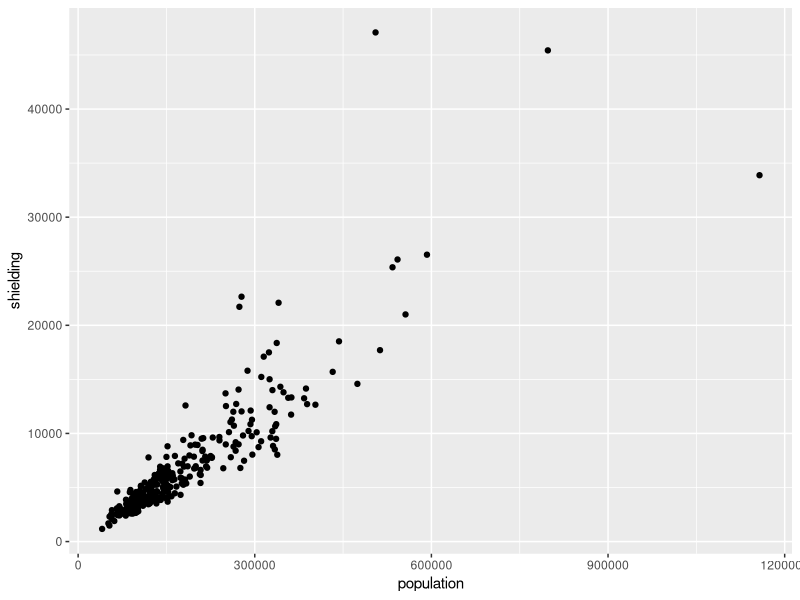
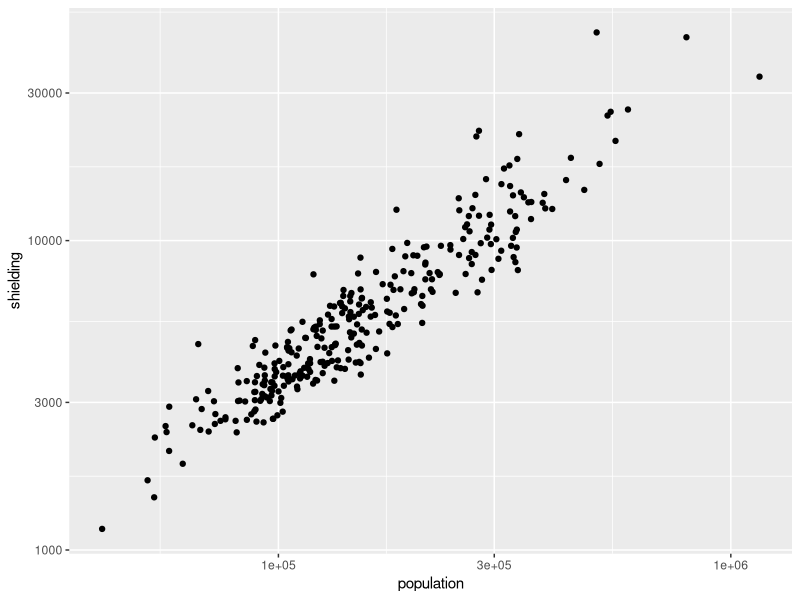
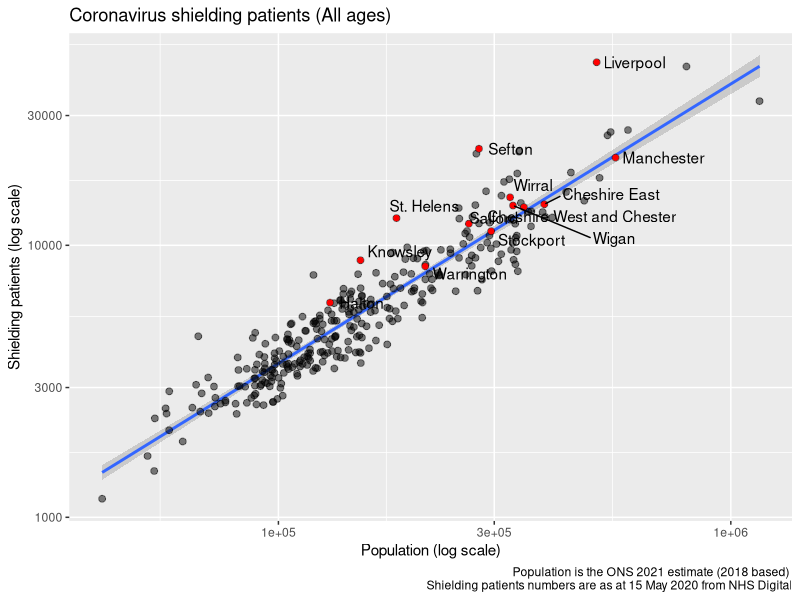
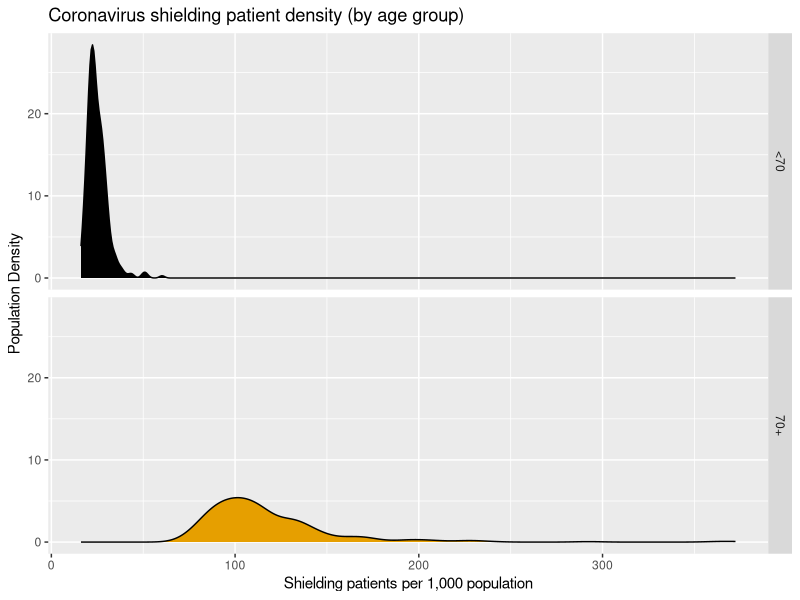
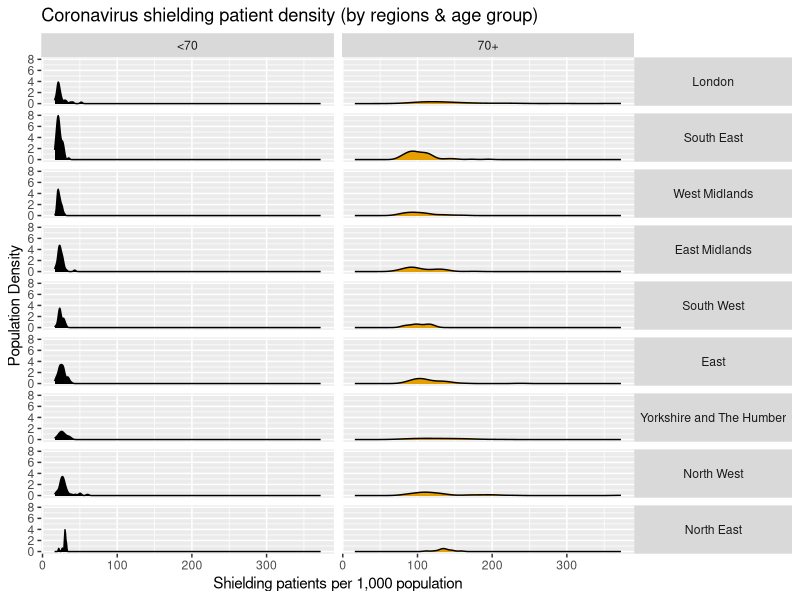
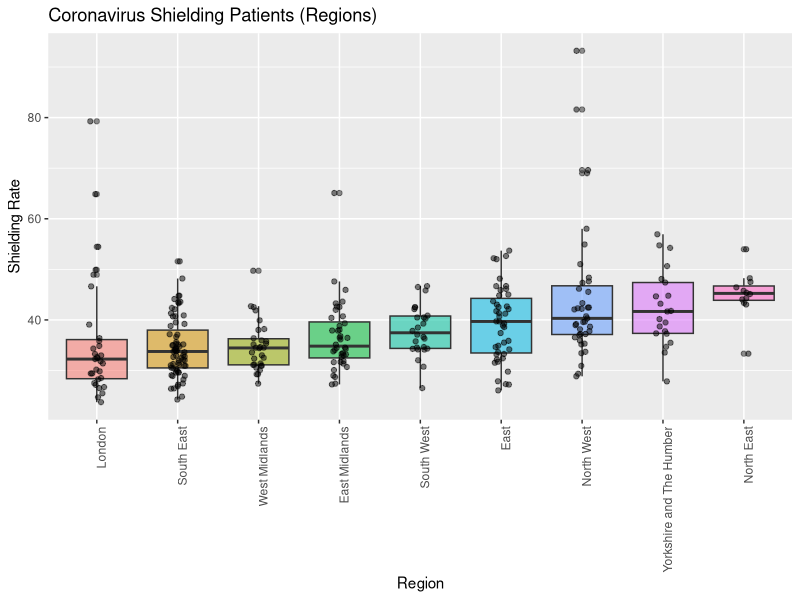

Write the R code that produced these figures, in order.
## ---- chunk 1

library(ggrepel)
library(ggthemes)
library(grid)
library(gridExtra)
library(tidyverse)

# Importing the datasets from csv files
SPL_2020_05_15 <- read_csv("data/SPL-2020-05-15.csv")
X2018PopAll <- read_csv("data/2018PopAll.csv")
lasregionew2019 <- read_csv("data/lasregionew2019.csv")

## ---- chunk 2
# manipulating the data

# creating a vector containing age groups to classify together so SPL and Population data can be brought into one data frame
age_cat <- c("0-4", "5-9", "10-14", "15-19", "20-24", "25-29", "30-34", "35-39", "40-44", "45-49", "50-54", "55-59", "60-64", "65-69")

population_2021 <-
  X2018PopAll %>%
  mutate('AGE GROUP' = ifelse(`AGE GROUP` %in% age_cat,"<70",ifelse(`AGE GROUP` == "All ages", "All", "70+"))) %>%
  group_by(AREA, `AGE GROUP`) %>%
  summarise(population = sum(`2021`)) %>%
  ungroup()

shielding_data <-
  SPL_2020_05_15 %>%
  filter(`Breakdown Field` != "Gender") %>%
  mutate(`Breakdown Value` = ifelse(`Breakdown Value` == "ALL", "All", ifelse(`Breakdown Value` == "70+", "70+", "<70"))) %>%
  group_by(`LA Name`, `Breakdown Value`) %>%
  summarise(shielding = sum(`Patient Count`)) %>%
  ungroup()

# bringing the data sets together
combined_data <-
  left_join(population_2021, shielding_data, by = c("AREA" = "LA Name", "AGE GROUP" = "Breakdown Value")) %>%
  left_join(lasregionew2019, by = c("AREA" = "LA name")) %>%
  mutate(shielding_rate = shielding / population * 1000) %>%
  drop_na() %>%
  rename("area" = "AREA", "age" = "AGE GROUP", "region" = "Region name") %>%
  select(area, region, age, population, shielding, shielding_rate)

combined_data %>% filter(area == "Warrington") %>% head()
## ---- chunk 3
# Define a group so we can highlight Warrinton and others  
local_comparators <- c("Warrington",
                 "Liverpool",
                 "Wigan",
                 "St. Helens",
                 "Cheshire West and Chester",
                 "Cheshire East",
                 "Wirral",
                 "Knowsley",
                 "Sefton",
                 "Halton",
                 "Stockport",
                 "Salford",
                 "Manchester")
local_comparators
## ---- chunk 4
combined_data %>%
  filter(age == "All") %>%
  summarise(total_population = sum(population), total_shielding = sum(shielding), shielding_percentage = total_shielding / total_population *100)
## ---- chunk 5
combined_data %>%
  filter(age != "All") %>%
  group_by(age) %>%
  summarise(total_population = sum(population), total_shielding = sum(shielding), shielding_percentage = total_shielding / total_population *100)
## ---- chunk 6
combined_data %>%
  filter(age == "All") %>%
  ggplot(aes(population, shielding)) +
  geom_point()
## ---- chunk 7
combined_data %>%
  filter(age == "All") %>%
  ggplot(aes(population, shielding)) +
  geom_point() +
  scale_x_continuous(trans = "log10") +
  scale_y_continuous(trans = "log10")


## ---- chunk 8
# Overall population vs shielding
highlight_df <-
  combined_data %>%
  filter(area %in% local_comparators, age == "All")

scatter_plot_psall <-
  combined_data %>%
  filter(age == "All") %>%
  ggplot(aes(population, shielding)) +
  geom_smooth(method="lm") +
  geom_point(size = 2, alpha = 0.5) +
  geom_point(data = highlight_df, color = "red", alpha = 1) +
  geom_text_repel(data = highlight_df,aes(label = area), nudge_x = 0.07) +
  scale_x_continuous(trans = "log10") +
  scale_y_continuous(trans = "log10") +
  xlab("Population (log scale)") +
  ylab("Shielding patients (log scale)") +
  ggtitle("Coronavirus shielding patients (All ages)") +
  scale_color_colorblind() +
  labs(caption = "Population is the ONS 2021 estimate (2018 based) \n Shielding patients numbers are as at 15 May 2020 from NHS Digital")

scatter_plot_psall
## ---- chunk 9
# Comparing age groups, with density shown

density_plot_srage <- 
  combined_data %>%
  filter(age != "All") %>%
  ggplot(aes(shielding_rate, y = ..count.., fill = age)) +
  geom_density() +
  xlab("Shielding patients per 1,000 population") +
  ylab("Population Density") +
  ggtitle("Coronavirus shielding patient density (by age group)") +
  theme(legend.position = "none") +
  facet_grid(age~.) +
  scale_color_colorblind() +
  scale_fill_colorblind(name = "Key")

density_plot_srage
## ---- chunk 10
# Comparing age groups, with density shown

density_plot_srage <- 
  combined_data %>%
  mutate(region = reorder(region, shielding_rate, FUN = median)) %>%
  filter(age != "All") %>%
  ggplot(aes(shielding_rate, y = ..count.., fill = age)) +
  geom_density() +
  xlab("Shielding patients per 1,000 population") +
  ylab("Population Density") +
  ggtitle("Coronavirus shielding patient density (by regions & age group)") +
  theme(legend.position = "none") +
  facet_grid(region~age) +
  theme(strip.text.y = element_text(angle = 0)) +
  scale_color_colorblind() +
  scale_fill_colorblind(name = "Key")

density_plot_srage
## ---- chunk 11
box_plot_reg <- 
  combined_data %>%
  filter(age == 'All') %>%
  mutate(region = reorder(region, shielding_rate, FUN = median)) %>%
  ggplot(aes(region, shielding_rate, fill = region, alpha = 0.2)) +
  geom_boxplot() +
  geom_jitter(width = 0.1, alpha = 0.5) +
  xlab("Region") +
  ylab("Shielding Rate") +
  ggtitle("Coronavirus Shielding Patients (Regions)") +
  guides(alpha = "none") +
  theme(legend.position = "none") +
  theme(axis.text.x = element_text(angle = 90, hjust = 1))

box_plot_reg
## ---- chunk 12
combined_data %>% 
  filter(age == "All", region == "North West") %>%
  arrange(desc(shielding_rate))
## ---- chunk 13
combined_data %>% 
  filter(age == "70+", region == "North West") %>%
  arrange(desc(shielding_rate))
## ---- chunk 14
combined_data %>% 
  filter(age == "<70", region == "North West") %>%
  arrange(desc(shielding_rate))
